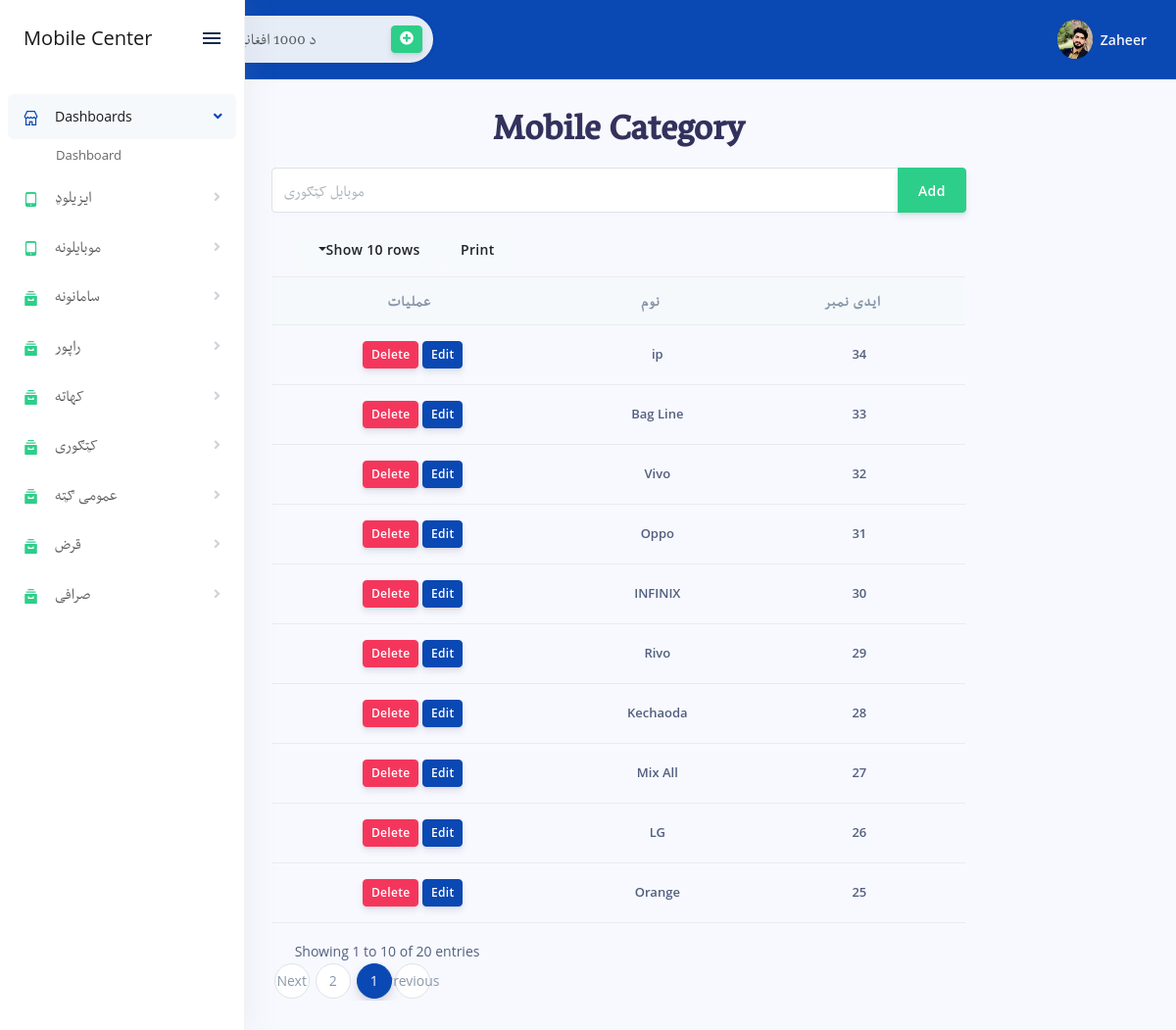
Page /mobile_category.php (signed in) on the committed database.
### tables this page shows
CREATE TABLE `mobile_categories` (
  `category_id` int(3) NOT NULL,
  `category_name` varchar(100) NOT NULL
);

### mobile_category.php (the view, shortened to what this page needs)
<?php include "config/connectoin.php"?>
<?php include "includes/header.php";?>
<?php include "includes/sidenav.php";?>
		<div class="main-content" id="panel">
			<?php include "includes/topnav.php";?>
	<div class="container-fluid mt-3">
    <h1 class="display-2 pashtofont text-center">Mobile Category</h1>
		<div class="row">
            <div class="col-xl-2 col-md-2"></div>
		<div class="col-xl-8 col-md-6">
        <?php
if (isset($_GET['editId'])) {
    $theEditId = $_GET['editId'];
    $query = "SELECT * FROM mobile_categories WHERE category_id = $theEditId";
    $editCategory = mysqli_query($connection, $query);
    while ($rows = mysqli_fetch_assoc($editCategory)) {
        $editCat = $rows['category_name'];
    }
    ?>
<form action="" method="POST">
<div class="input-group mb-3">
  <input name="cat" value= "<?=$editCat?>" type="text" class="form-control" aria-label="Recipient's username" aria-describedby="basic-addon2">
  <div class="input-group-append">
    <input class="btn btn-success" type="submit" value="Update" name="update">
  </div>
</div>
		</form>
<?php
} else {
    ?>
    <form action="" method="POST">
    <div class="input-group mb-3">
      <input name="cat" type="text" class="form-control" placeholder="موبایل کټګوری" aria-label="Recipient's username" aria-describedby="basic-addon2">
      <div class="input-group-append">
        <input class="btn btn-success" type="submit" value="Add" name="addMobile">
      </div>
    </div>
            </form>
<?php }
?>
        </div>
        <div class="col-xl-2 col-md-2"></div>
</div>
<div class="row">
<div class="col-xl-2 col-md-2"></div>
            <div class="col-xl-8" dir="rtl">
 <div class="table-responsive">
              <table class="table align-items-center table-flush" id="search">
                <thead class="thead-light">
                <tr class="pashtofont text-center">
<th style="font-size:16px;">ایدی نمبر</th>
<th style="font-size:16px">نوم</th>
<th style="font-size:16px">عملیات</th>
</tr>
</thead>
<tbody class="list">
<?php
$query = "SELECT * FROM mobile_categories";
$selectCategories = mysqli_query($connection, $query);
while ($rows = mysqli_fetch_assoc($selectCategories)) {
    $catId = $rows['category_id'];
    $catTitle = $rows['category_name'];
    ?>
         <tr style='font-weight:600' class='text-center'>
        <td><?=$catId?></td>
            <td><?=$catTitle?></td>
        <td>
<a href='mobile_category.php?editId=<?php echo $catId ?>' class='btn btn-primary btn-sm'>Edit</a>
<a href='mobile_category.php?deleteId=<?php echo $catId ?>' class='btn btn-danger btn-sm' onclick='return confirm('Are You Sure To Delete ?');'>Delete</a>
</td>
        </tr>
<?php }?>
        </tbody>
    </table>
</div>
</div>
<div class="col-xl-2 col-md-2"></div>
				</div>
</div>
</div>
				<?php include "includes/footer.php";?>

### css/mystyle.css (style rules this page uses)
.pashtofont { font-family: 'MyPashtoFont'; }

### includes/header.php (style rules this page uses)
body { overflow-x:hidden; }

### rows in the picture
mobile_categories: category_id "25", category_name "Orange"
mobile_categories: category_id "26", category_name "LG"
mobile_categories: category_id "27", category_name "Mix All"
mobile_categories: category_id "28", category_name "Kechaoda"
mobile_categories: category_id "29", category_name "Rivo"
mobile_categories: category_id "30", category_name "INFINIX"
mobile_categories: category_id "31", category_name "Oppo"
mobile_categories: category_id "32", category_name "Vivo"
mobile_categories: category_id "33", category_name "Bag Line"
mobile_categories: category_id "34", category_name "ip"

### other values in the picture
$_SESSION['username'] "Zaheer"
